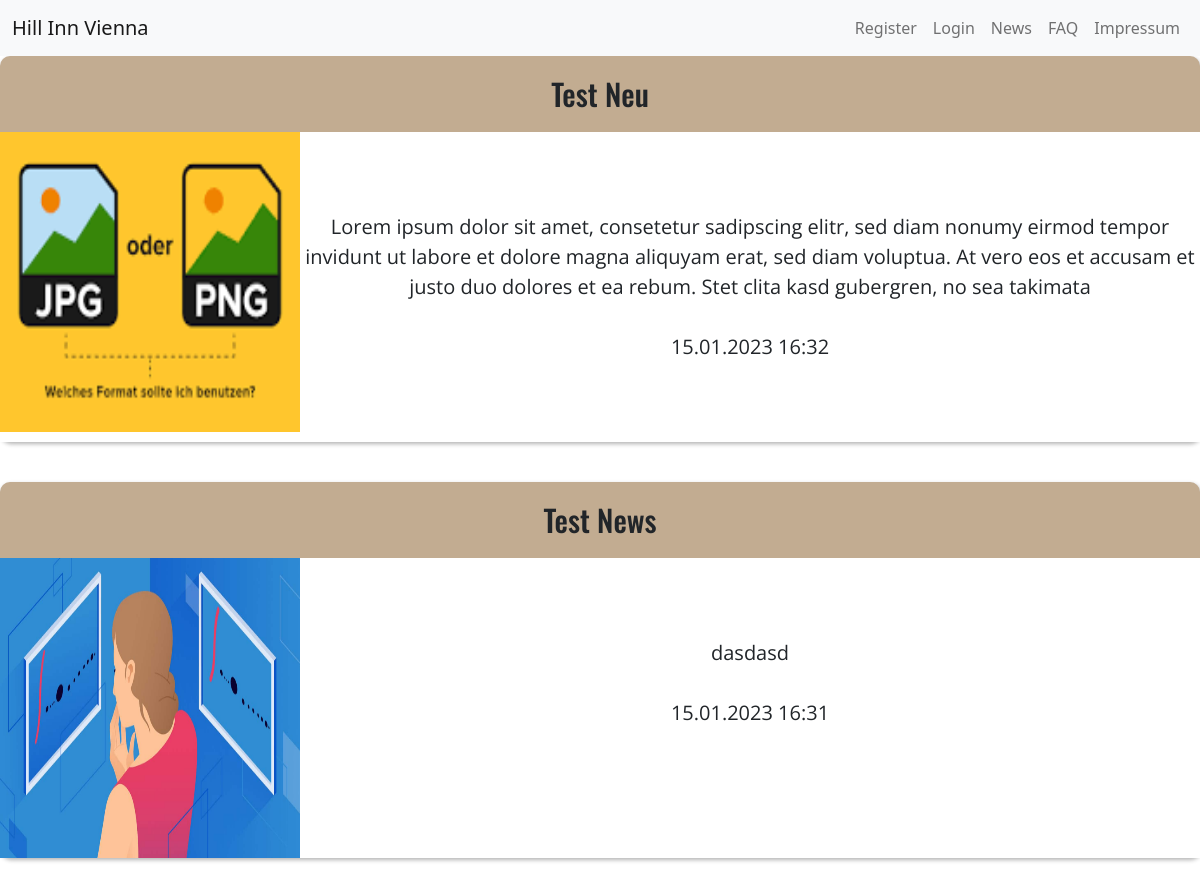
Screenshot of /inc/news.php with the database file from the repository.
### tables this page shows
CREATE TABLE `news` (
  `TITEL` varchar(255) DEFAULT NULL,
  `NEWS` text DEFAULT NULL,
  `CREATED_AT` varchar(255) DEFAULT NULL,
  `IMAGES` varchar(255) NOT NULL,
  `ID` int(255) NOT NULL
);

### inc/news.php (the view, shortened to what this page needs)
<!DOCTYPE html>
<html lang="en">
<head>
<link rel="stylesheet" href="../res/main.css">
    <link href="https://cdn.jsdelivr.net/npm/bootstrap@5.2.2/dist/css/bootstrap.min.css" rel="stylesheet">
</head>
<body>
<?php
  include "nav.php";
  ?>
<?php
    require("../config/dbaccess.php");
    $stmt = $mysql->prepare("SELECT * FROM news ORDER BY CREATED_AT DESC LIMIT 3");
    $stmt->execute();
    $count = $stmt->rowCount();
    if($count == 0){
        echo "Es wurden keine News gefunden.";
    } else {
        while($row = $stmt->fetch()){
            ?>
<div class="box">
        <h3 class="font"><?php echo $row["TITEL"] ?></h3>
        <div class="image-container">
        <img src='../uploads/news/<?php echo $row["IMAGES"]?>' alt='picture' height="300" width='300'>
            <div class="image-text">
            <?php echo substr($row["NEWS"], 0, 255) ?><br><br>
            <?php echo date("d.m.Y H:i", $row["CREATED_AT"]) ?>
            </div>
        </div>
    </div>
    <?php
        }
    }
?>
</body>
</html>

### res/main.css (style rules this page uses)
body { background-color: whitesmoke; width: 100%; height: 100%; }
.box { background-color: rgb(194, 172, 145); text-align: center; margin-bottom: 40px; border-radius: 10px; box-shadow: 1px 2px 4px rgba(0, 0, 0, .3); }
.font { font-size: 30px; padding: 20px; margin: 0; font-family: 'Oswald', sans-serif; }
.image-container { background-color: white; display: flex; }
.image-text { margin: 80px auto; font-family: 'Open Sans', sans-serif; font-size: 20px; }

### res/style.css (style rules this page uses)
html { scroll-behavior: smooth; }

### res/signin.css (style rules this page uses)
body { margin-bottom: 60px; }

### rows the page displays
news: TITEL "Test Neu", IMAGES (picture), NEWS "Lorem ipsum dolor sit amet, consetetur sadipscing elitr, sed diam nonumy eirmod tempor invidunt ut labore et dolore magna aliquyam erat, sed diam voluptua. At vero eos et accusam et justo duo dolores et ea rebum. Stet clita kasd gubergren, no sea takimata", CREATED_AT "15.01.2023 16:32"
news: TITEL "Test News", IMAGES (picture), NEWS "dasdasd", CREATED_AT "15.01.2023 16:31"
